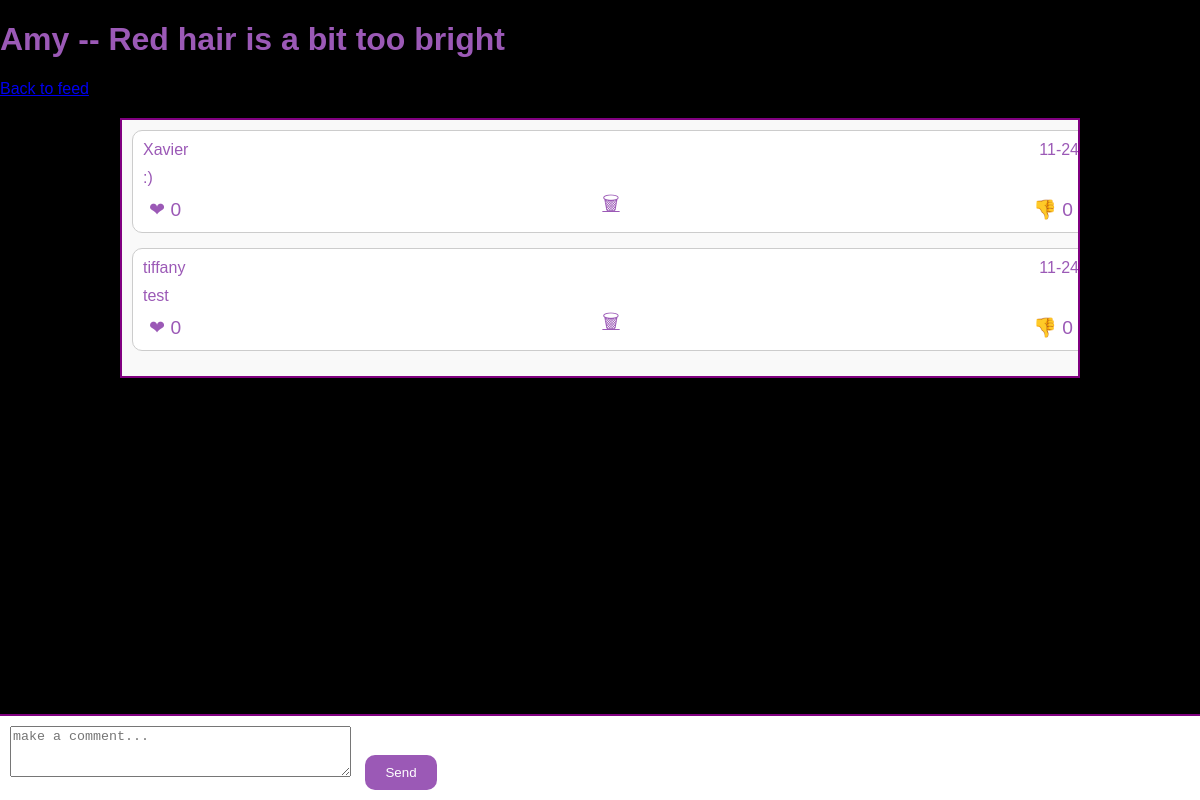
The app's page /FeedVideoDetailView/14/?page=1 with its own data.
### clone/models.py (models this page shows, shortened)
class VideoPost(models.Model):
    user = models.ForeignKey(User, on_delete=models.CASCADE)
    video = models.FileField(upload_to='post_videos/')
    thumbnail = models.FileField(upload_to='video_thumbnails/')
    description = models.TextField()
    post_date = models.DateTimeField(default=timezone.now)
    likes = models.ManyToManyField(User, blank=True, related_name='likes')
    dislikes = models.ManyToManyField(User, blank=True, related_name='dislikes')

class Comment(models.Model):
    comment=models.TextField()
    created_on=models.DateTimeField(default=timezone.now)
    author= models.ForeignKey(User, on_delete=models.CASCADE)
    video_post= models.ForeignKey(VideoPost, on_delete=models.CASCADE)
    likes = models.ManyToManyField(User, blank=True, related_name='commentlikes')
    dislikes = models.ManyToManyField(User, blank=True, related_name='commentdislikes')

### feed/views.py (the view, shortened to what this page needs)
# urls.py: path('FeedVideoDetailView/<int:pk>/', views.FeedVideoDetailView.as_view(), name='FeedVideoDetailView'),
class FeedVideoDetailView(View):
    def get(self, request,pk, *args,**kwargs):
        post = VideoPost.objects.get(pk=pk)
        comment_form = CommentForm()
        comments = Comment.objects.filter(video_post=post).order_by('-created_on')
        context={
            'post': post,
            'comment_form': comment_form,
            'comments': comments
        }
        return render(request, 'feed/feed_detail.html', context)

### users/forms.py
class CommentForm(forms.ModelForm):
    comment=forms.CharField(
        label='',
        widget=forms.Textarea(attrs={
            'rows' : 3,
            'placeholder':'make a comment...'
        })
    )
    class Meta:
        model = Comment
        fields = ['comment']

### feed/templates/feed/feed_detail.html (shortened to what this page needs)
<!DOCTYPE html>
<html lang="en">
<head>
</head>
<body>
    <h1>{{ post.user }} -- {{ post.description }}</h1>
    <a href="{% url 'feed' %}?page={{ request.GET.page }}">Back to feed</a>
    {% if comments %}
    <div class="all-comments">
        {% for comment in comments %}
        <div class="comment-box {% if post.user == comment.author %}own-comment{% endif %}">
            <div class="comment-header">
                <p>{{ comment.author }}</p>
                <p>{{ comment.created_on|date:"m-y" }}</p>
            </div>
            <p class="comment-text">{{ comment.comment }}</p>
            <div class="comment-footer">
                <form action="{% url 'like_comment' comment.pk %}" method="POST">
                    <button class="like-button" type="submit">&#10084; {{ comment.likes.count }}</button>
                </form>
                <form action="{% url 'dislike_comment' comment.pk %}" method="POST">
                    <button class="dislike-button" type="submit">&#128078; {{ comment.dislikes.count }}</button>
                </form>
                {% if post.user %}
                <a href="{% url 'CommentDeleteView' post.pk comment.pk %}" class="delete-icon">
                    &#128465;
                </a>
                {% endif %}
            </div>
        </div>
        {% endfor %}
    </div>
    {% endif %}
    <div class="fixed-form">
        <form method="POST" action="#" style="width: 100%;">
            {{ comment_form.comment }}
            <button type="submit" style="padding: 10px 20px; margin-left: 10px; background-color: #9b59b6; color: white; border: none; border-radius: 10px; cursor: pointer;">Send</button>
        </form>
    </div>
</body>
</html>

### feed/templates/feed/feed_detail.html (style rules this page uses)
body { margin: 0; padding: 0; font-family: Arial, sans-serif; background-color: black; color: #9b59b6; }
.all-comments { max-height: 60vh; overflow-y: auto; margin: 20px auto; border: 2px solid purple; padding: 10px; width: 80%; box-sizing: border-box; background-color: #f9f9f9; }
.comment-box { position: relative; margin-bottom: 15px; padding: 10px; border: 1px solid #ccc; border-radius: 10px; background-color: #fff; width: 100%; }
.comment-header { display: flex; justify-content: space-between; }
.comment-header p { margin: 0; }
.comment-text { margin-top: 10px; margin-bottom: 10px; word-wrap: break-word; }
.comment-footer { display: flex; justify-content: space-between; position: relative; }
.like-button, .dislike-button { background: none; border: none; color: #9b59b6; cursor: pointer; font-size: 1.2em; }
.delete-icon { position: absolute; left: 50%; bottom: 0; transform: translateX(-50%); color: #9b59b6; font-size: 1.2em; }
.fixed-form { position: fixed; bottom: 0; width: 100%; background-color: #fff; padding: 10px; border-top: 2px solid purple; }

### records on screen
VideoPost: user "Amy", description "Red hair is a bit too bright"
Comment: author "Xavier", created_on "11-24", comment ":)", likes.count "0", dislikes.count "0"
Comment: author "tiffany", created_on "11-24", comment "test", likes.count "0", dislikes.count "0"
